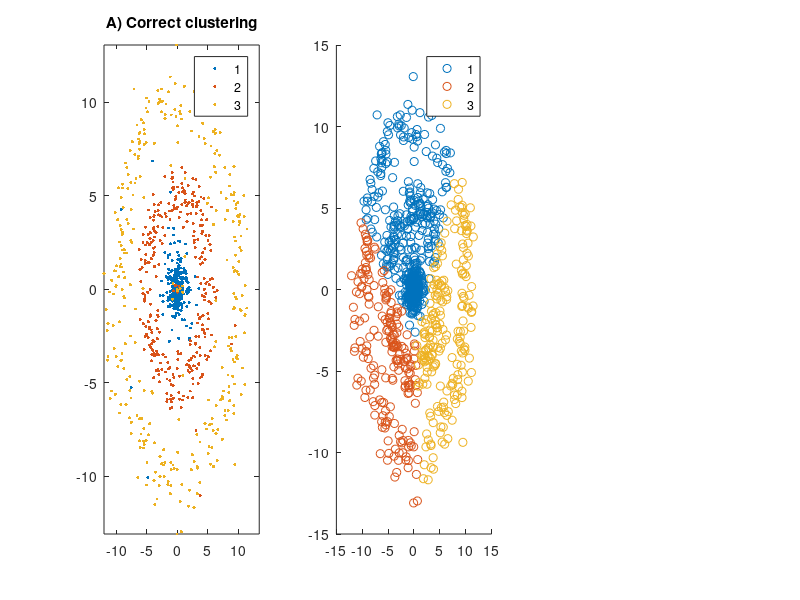

Write MATLAB code to recreate this figure. (Note: this script raises an error after producing the figure.)
clear; close all; clc;
load('rings.mat');
xrange = [min(X(:,1)) max(X(:,1))+2];
yrange = [min(X(:,2)) max(X(:,2))];
%%
figure; subplot(1,3,1);
plot(X(Y==0,1),X(Y==0,2),'.','MarkerSize',7);
hold on
plot(X(Y==1,1),X(Y==1,2),'.','MarkerSize',7);
plot(X(Y==2,1),X(Y==2,2),'.','MarkerSize',7);
hold off
legend('1', '2','3'); xlim(xrange); ylim(yrange);
title 'A) Correct clustering'; 
%% apply k-means with three centers 1
num = 3;
[idx,C] = kmeans(X,num,'Distance','sqeuclidean','Replicates',100);
subplot(1,3,2);
hold on

h1 = gscatter(X(:,1),X(:,2),idx);

x1 = xrange(1):0.05:xrange(2);
x2 = yrange(1):0.05:yrange(2);
[x1G,x2G] = meshgrid(x1,x2);
XGrid = [x1G(:),x2G(:)]; % Defines a fine grid on the plot
idx2Region = kmeans(XGrid,num,'MaxIter',1,'Start',C);
h2 = gscatter(XGrid(:,1),XGrid(:,2),idx2Region,[h1(1).Color*0.75 - 0.5*(h1(1).Color - 1);h1(2).Color*0.75 - 0.5*(h1(2).Color - 1);h1(3).Color*0.75 - 0.5*(h1(3).Color - 1)],'..');
uistack(h2,'bottom');

plot(C(:,1),C(:,2),'kx','MarkerSize',10,'LineWidth',3)
legend('1', '2','3'); xlim(xrange); ylim(yrange);
title 'B) Kmeans clustering'
hold off
%% GMM
k = 3; % Number of GMM components
options = statset('MaxIter',1000);

%Create a 2-D grid
d = 500; % Grid length
x1 = linspace(min(X(:,1))-2, max(X(:,1))+2, d);
x2 = linspace(min(X(:,2))-2, max(X(:,2))+2, d);
[x1grid,x2grid] = meshgrid(x1,x2);
X0 = [x1grid(:) x2grid(:)];

threshold = sqrt(chi2inv(0.99,2));
gmfit = fitgmdist(X,k,'CovarianceType','diagonal','SharedCovariance',false,'Options',options); % Fitted GMM
clusterX = cluster(gmfit,X); % Cluster index 
mahalDist = mahal(gmfit,X0); % Distance from each grid point to each GMM component

% Draw ellipsoids over each GMM component and show clustering result.
subplot(1,3,3);
h1 = gscatter(X(:,1),X(:,2),clusterX);
hold on
    for m = 1:k
        idx = mahalDist(:,m)<=threshold;
        Color = h1(m).Color*0.75 - 0.5*(h1(m).Color - 1);
        h2 = plot(X0(idx,1),X0(idx,2),'.','Color',Color,'MarkerSize',1);
        uistack(h2,'bottom');
    end    
plot(gmfit.mu(:,1),gmfit.mu(:,2),'kx','LineWidth',2,'MarkerSize',10)
title('C) Gaussian Mixture Model')
legend(h1,{'1','2','3'});  xlim(xrange); ylim(yrange);
hold off
%% Preprocessing
processData = sqrt(X(:,1).^2+X(:,2).^2);
%%
figure; subplot(1,3,1);
plot(processData(Y==0),'.','MarkerSize',7);
hold on
plot(processData(Y==1),'.','MarkerSize',7);
plot(processData(Y==2),'.','MarkerSize',7);
hold off
legend('1', '2','3'); xlabel('index'); ylabel('radius');
title 'A) Preprocessed data'; 
%% apply k-means with three centers 1
num = 3;
[idx,C] = kmeans(processData,num,'Distance','sqeuclidean','Replicates',100);
subplot(1,3,2);
hold on

h1 = gscatter(X(:,1),X(:,2),idx);

x1 = xrange(1):0.05:xrange(2);
x2 = yrange(1):0.05:yrange(2);
[x1G,x2G] = meshgrid(x1,x2);
XGrid = [x1G(:),x2G(:)]; % Defines a fine grid on the plot
idx2Region = kmeans(sqrt(XGrid(:,1).^2+XGrid(:,2).^2),num,'MaxIter',1,'Start',C);
h2 = gscatter(XGrid(:,1),XGrid(:,2),idx2Region,[h1(1).Color*0.75 - 0.5*(h1(1).Color - 1);h1(2).Color*0.75 - 0.5*(h1(2).Color - 1);h1(3).Color*0.75 - 0.5*(h1(3).Color - 1)],'..');
uistack(h2,'bottom');

plot(C*cos(0:0.01:2*pi),C*sin(0:0.01:2*pi), '.k', 'MarkerSize', 1);
legend('1', '2','3'); xlim(xrange); ylim(yrange);
title 'B) Kmeans clustering'
hold off

%% GMM on preprocessed
k = 3; % Number of GMM components
options = statset('MaxIter',1000);
Sigma = {'diagonal'};
SharedCovariance = {false};
SCtext = {'false'};

%Create a 2-D grid
d = 500; % Grid length
x1 = linspace(min(X(:,1))-2, max(X(:,1))+2, d);
x2 = linspace(min(X(:,2))-2, max(X(:,2))+2, d);
[x1grid,x2grid] = meshgrid(x1,x2);
X0 = [x1grid(:) x2grid(:)];

threshold = sqrt(chi2inv(0.99,2));
gmfit = fitgmdist(processData,k,'CovarianceType','diagonal','SharedCovariance',false,'Options',options); % Fitted GMM
clusterX = cluster(gmfit,processData); % Cluster index 
mahalDist = mahal(gmfit,sqrt(X0(:,1).^2+X0(:,2).^2)); % Distance from each grid point to each GMM component

% Draw ellipsoids over each GMM component and show clustering result.
subplot(1,3,3);
h1 = gscatter(X(:,1),X(:,2),clusterX);
hold on
    for m = 1:k
        idx = mahalDist(:,m)<=threshold;
        Color = h1(m).Color*0.75 - 0.5*(h1(m).Color - 1);
        h2 = plot(X0(idx,1),X0(idx,2),'.','Color',Color,'MarkerSize',1);
        uistack(h2,'bottom');
    end
plot(gmfit.mu*cos(0:0.01:2*pi),gmfit.mu*sin(0:0.01:2*pi), '.k', 'MarkerSize', 1);
title('C) Gaussian Mixture Model')
legend(h1,{'1','2','3'});  xlim(xrange); ylim(yrange);
hold off